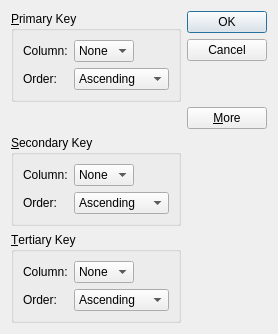
<?xml version="1.0" encoding="UTF-8"?>
<ui version="4.0">
 <class>SortDialog</class>
 <widget class="QDialog" name="SortDialog">
  <property name="geometry">
   <rect>
    <x>0</x>
    <y>0</y>
    <width>258</width>
    <height>334</height>
   </rect>
  </property>
  <property name="windowTitle">
   <string>Sort</string>
  </property>
  <layout class="QGridLayout" name="gridLayout_4">
   <item row="0" column="0">
    <widget class="QGroupBox" name="primaryGroupBox">
     <property name="title">
      <string>&amp;Primary Key</string>
     </property>
     <layout class="QGridLayout" name="gridLayout">
      <item row="0" column="0">
       <widget class="QLabel" name="label">
        <property name="text">
         <string>Column:</string>
        </property>
       </widget>
      </item>
      <item row="0" column="1">
       <widget class="QComboBox" name="primaryColumnCombo">
        <item>
         <property name="text">
          <string>None</string>
         </property>
        </item>
       </widget>
      </item>
      <item row="0" column="2">
       <spacer name="horizontalSpacer">
        <property name="orientation">
         <enum>Qt::Horizontal</enum>
        </property>
        <property name="sizeHint" stdset="0">
         <size>
          <width>40</width>
          <height>20</height>
         </size>
        </property>
       </spacer>
      </item>
      <item row="1" column="0">
       <widget class="QLabel" name="label_2">
        <property name="text">
         <string>Order:</string>
        </property>
       </widget>
      </item>
      <item row="1" column="1" colspan="2">
       <widget class="QComboBox" name="primaryOrderCombo">
        <item>
         <property name="text">
          <string>Ascending</string>
         </property>
        </item>
        <item>
         <property name="text">
          <string>Descending</string>
         </property>
        </item>
       </widget>
      </item>
     </layout>
    </widget>
   </item>
   <item row="0" column="1" rowspan="2">
    <layout class="QVBoxLayout" name="verticalLayout">
     <item>
      <widget class="QPushButton" name="okButton">
       <property name="text">
        <string>OK</string>
       </property>
       <property name="default">
        <bool>true</bool>
       </property>
      </widget>
     </item>
     <item>
      <widget class="QPushButton" name="cancelButton">
       <property name="text">
        <string>Cancel</string>
       </property>
      </widget>
     </item>
     <item>
      <spacer name="verticalSpacer">
       <property name="orientation">
        <enum>Qt::Vertical</enum>
       </property>
       <property name="sizeHint" stdset="0">
        <size>
         <width>20</width>
         <height>0</height>
        </size>
       </property>
      </spacer>
     </item>
     <item>
      <widget class="QPushButton" name="moreButton">
       <property name="text">
        <string>&amp;More</string>
       </property>
       <property name="checkable">
        <bool>true</bool>
       </property>
      </widget>
     </item>
    </layout>
   </item>
   <item row="1" column="0">
    <spacer name="verticalSpacer_2">
     <property name="orientation">
      <enum>Qt::Vertical</enum>
     </property>
     <property name="sizeHint" stdset="0">
      <size>
       <width>20</width>
       <height>53</height>
      </size>
     </property>
    </spacer>
   </item>
   <item row="2" column="0">
    <widget class="QGroupBox" name="secondaryGroupBox">
     <property name="title">
      <string>&amp;Secondary Key</string>
     </property>
     <layout class="QGridLayout" name="gridLayout_2">
      <item row="0" column="0">
       <widget class="QLabel" name="label_3">
        <property name="text">
         <string>Column:</string>
        </property>
       </widget>
      </item>
      <item row="0" column="1">
       <widget class="QComboBox" name="secondaryColumnCombo">
        <item>
         <property name="text">
          <string>None</string>
         </property>
        </item>
       </widget>
      </item>
      <item row="0" column="2">
       <spacer name="horizontalSpacer_2">
        <property name="orientation">
         <enum>Qt::Horizontal</enum>
        </property>
        <property name="sizeHint" stdset="0">
         <size>
          <width>40</width>
          <height>20</height>
         </size>
        </property>
       </spacer>
      </item>
      <item row="1" column="0">
       <widget class="QLabel" name="label_4">
        <property name="text">
         <string>Order:</string>
        </property>
       </widget>
      </item>
      <item row="1" column="1" colspan="2">
       <widget class="QComboBox" name="secondaryOrderCombo">
        <item>
         <property name="text">
          <string>Ascending</string>
         </property>
        </item>
        <item>
         <property name="text">
          <string>Descending</string>
         </property>
        </item>
       </widget>
      </item>
     </layout>
    </widget>
   </item>
   <item row="3" column="0">
    <widget class="QGroupBox" name="tertiaryGroupBox">
     <property name="title">
      <string>&amp;Tertiary Key</string>
     </property>
     <layout class="QGridLayout" name="gridLayout_3">
      <item row="0" column="0">
       <widget class="QLabel" name="label_5">
        <property name="text">
         <string>Column:</string>
        </property>
       </widget>
      </item>
      <item row="0" column="1">
       <widget class="QComboBox" name="tertiaryColumnCombo">
        <item>
         <property name="text">
          <string>None</string>
         </property>
        </item>
       </widget>
      </item>
      <item row="0" column="2">
       <spacer name="horizontalSpacer_3">
        <property name="orientation">
         <enum>Qt::Horizontal</enum>
        </property>
        <property name="sizeHint" stdset="0">
         <size>
          <width>40</width>
          <height>20</height>
         </size>
        </property>
       </spacer>
      </item>
      <item row="1" column="0">
       <widget class="QLabel" name="label_6">
        <property name="text">
         <string>Order:</string>
        </property>
       </widget>
      </item>
      <item row="1" column="1" colspan="2">
       <widget class="QComboBox" name="tertiaryOrderCombo">
        <item>
         <property name="text">
          <string>Ascending</string>
         </property>
        </item>
        <item>
         <property name="text">
          <string>Descending</string>
         </property>
        </item>
       </widget>
      </item>
     </layout>
    </widget>
   </item>
  </layout>
 </widget>
 <tabstops>
  <tabstop>primaryColumnCombo</tabstop>
  <tabstop>primaryOrderCombo</tabstop>
  <tabstop>secondaryColumnCombo</tabstop>
  <tabstop>secondaryOrderCombo</tabstop>
  <tabstop>tertiaryColumnCombo</tabstop>
  <tabstop>tertiaryOrderCombo</tabstop>
  <tabstop>okButton</tabstop>
  <tabstop>cancelButton</tabstop>
  <tabstop>moreButton</tabstop>
 </tabstops>
 <resources/>
 <connections>
  <connection>
   <sender>okButton</sender>
   <signal>clicked()</signal>
   <receiver>SortDialog</receiver>
   <slot>accept()</slot>
   <hints>
    <hint type="sourcelabel">
     <x>206</x>
     <y>22</y>
    </hint>
    <hint type="destinationlabel">
     <x>52</x>
     <y>92</y>
    </hint>
   </hints>
  </connection>
  <connection>
   <sender>cancelButton</sender>
   <signal>clicked()</signal>
   <receiver>SortDialog</receiver>
   <slot>reject()</slot>
   <hints>
    <hint type="sourcelabel">
     <x>224</x>
     <y>45</y>
    </hint>
    <hint type="destinationlabel">
     <x>97</x>
     <y>102</y>
    </hint>
   </hints>
  </connection>
  <connection>
   <sender>moreButton</sender>
   <signal>toggled(bool)</signal>
   <receiver>secondaryGroupBox</receiver>
   <slot>setVisible(bool)</slot>
   <hints>
    <hint type="sourcelabel">
     <x>204</x>
     <y>137</y>
    </hint>
    <hint type="destinationlabel">
     <x>166</x>
     <y>164</y>
    </hint>
   </hints>
  </connection>
  <connection>
   <sender>moreButton</sender>
   <signal>toggled(bool)</signal>
   <receiver>tertiaryGroupBox</receiver>
   <slot>setVisible(bool)</slot>
   <hints>
    <hint type="sourcelabel">
     <x>224</x>
     <y>143</y>
    </hint>
    <hint type="destinationlabel">
     <x>167</x>
     <y>261</y>
    </hint>
   </hints>
  </connection>
 </connections>
</ui>
